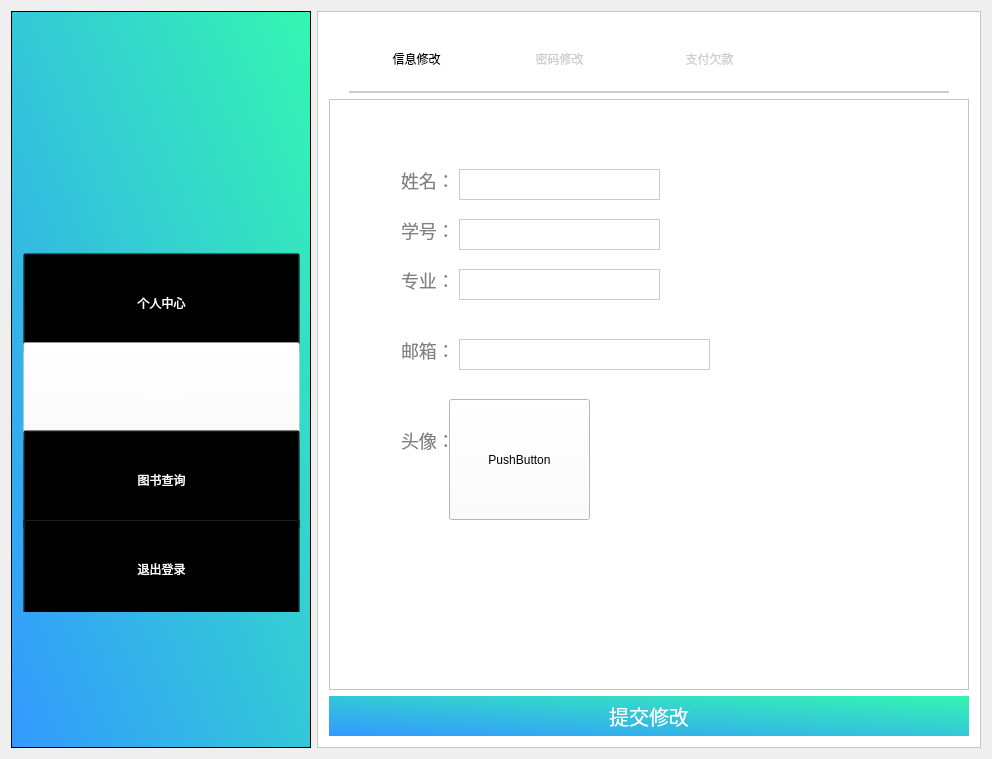
<?xml version="1.0" encoding="UTF-8"?>
<ui version="4.0">
 <class>student_update</class>
 <widget class="QWidget" name="student_update">
  <property name="geometry">
   <rect>
    <x>0</x>
    <y>0</y>
    <width>992</width>
    <height>759</height>
   </rect>
  </property>
  <property name="windowTitle">
   <string>student_update</string>
  </property>
  <layout class="QHBoxLayout" name="horizontalLayout">
   <item>
    <widget class="QFrame" name="frame">
     <property name="sizePolicy">
      <sizepolicy hsizetype="Fixed" vsizetype="Expanding">
       <horstretch>0</horstretch>
       <verstretch>0</verstretch>
      </sizepolicy>
     </property>
     <property name="minimumSize">
      <size>
       <width>300</width>
       <height>700</height>
      </size>
     </property>
     <property name="styleSheet">
      <string notr="true">
background-color: qlineargradient(spread:pad, x1:0, y1:1, x2:1, y2:0, stop:0 rgba(51, 153, 255,1), stop:1 rgba(52, 246, 177,1));</string>
     </property>
     <property name="frameShape">
      <enum>QFrame::StyledPanel</enum>
     </property>
     <property name="frameShadow">
      <enum>QFrame::Raised</enum>
     </property>
     <widget class="QFrame" name="frame_2">
      <property name="geometry">
       <rect>
        <x>70</x>
        <y>30</y>
        <width>171</width>
        <height>176</height>
       </rect>
      </property>
      <property name="minimumSize">
       <size>
        <width>0</width>
        <height>0</height>
       </size>
      </property>
      <property name="baseSize">
       <size>
        <width>0</width>
        <height>100</height>
       </size>
      </property>
      <property name="styleSheet">
       <string notr="true">image: url(:/Library/images/logo2.png);
background:transparent;</string>
      </property>
      <property name="frameShape">
       <enum>QFrame::StyledPanel</enum>
      </property>
      <property name="frameShadow">
       <enum>QFrame::Raised</enum>
      </property>
     </widget>
     <widget class="QFrame" name="frame_8">
      <property name="geometry">
       <rect>
        <x>0</x>
        <y>230</y>
        <width>301</width>
        <height>371</height>
       </rect>
      </property>
      <property name="styleSheet">
       <string notr="true">background:transparent;</string>
      </property>
      <property name="frameShape">
       <enum>QFrame::StyledPanel</enum>
      </property>
      <property name="frameShadow">
       <enum>QFrame::Raised</enum>
      </property>
      <layout class="QVBoxLayout" name="verticalLayout_6">
       <item>
        <layout class="QVBoxLayout" name="verticalLayout">
         <property name="spacing">
          <number>7</number>
         </property>
         <property name="sizeConstraint">
          <enum>QLayout::SetDefaultConstraint</enum>
         </property>
         <item>
          <widget class="QPushButton" name="btnPersonal">
           <property name="minimumSize">
            <size>
             <width>0</width>
             <height>100</height>
            </size>
           </property>
           <property name="styleSheet">
            <string notr="true">font: 12pt &quot;微软雅黑&quot;;
color:white;
background:transparent;
cursor:pointer;</string>
           </property>
           <property name="text">
            <string>个人中心</string>
           </property>
          </widget>
         </item>
         <item>
          <widget class="QPushButton" name="btnInformationchange">
           <property name="minimumSize">
            <size>
             <width>0</width>
             <height>100</height>
            </size>
           </property>
           <property name="styleSheet">
            <string notr="true">font: 12pt &quot;微软雅黑&quot;;
color:white;
background:transparent;
background-color:rgba(255,255,255,0.4);
cursor:pointer;</string>
           </property>
           <property name="text">
            <string>信息修改</string>
           </property>
          </widget>
         </item>
         <item>
          <widget class="QPushButton" name="btnSearchbook">
           <property name="minimumSize">
            <size>
             <width>0</width>
             <height>100</height>
            </size>
           </property>
           <property name="styleSheet">
            <string notr="true">font: 12pt &quot;微软雅黑&quot;;
color:white;
background:transparent;
cursor:pointer;</string>
           </property>
           <property name="text">
            <string>图书查询</string>
           </property>
          </widget>
         </item>
         <item>
          <widget class="QPushButton" name="btnLogout">
           <property name="minimumSize">
            <size>
             <width>0</width>
             <height>100</height>
            </size>
           </property>
           <property name="styleSheet">
            <string notr="true">font: 12pt &quot;微软雅黑&quot;;
color:white;
background:transparent;</string>
           </property>
           <property name="text">
            <string>退出登录</string>
           </property>
          </widget>
         </item>
        </layout>
       </item>
      </layout>
     </widget>
    </widget>
   </item>
   <item>
    <widget class="QFrame" name="frame_3">
     <property name="styleSheet">
      <string notr="true">background:white;</string>
     </property>
     <property name="frameShape">
      <enum>QFrame::StyledPanel</enum>
     </property>
     <property name="frameShadow">
      <enum>QFrame::Raised</enum>
     </property>
     <layout class="QVBoxLayout" name="verticalLayout_2">
      <item>
       <widget class="QFrame" name="frame_4">
        <property name="sizePolicy">
         <sizepolicy hsizetype="Preferred" vsizetype="Maximum">
          <horstretch>0</horstretch>
          <verstretch>0</verstretch>
         </sizepolicy>
        </property>
        <property name="maximumSize">
         <size>
          <width>16777215</width>
          <height>70</height>
         </size>
        </property>
        <property name="styleSheet">
         <string notr="true">border:2px solid #cccccc;
font: 14pt &quot;微软雅黑&quot;;
border-top:0;
border-left:0;
border-right:0;
margin-left:20px;
margin-right:20px;</string>
        </property>
        <property name="frameShape">
         <enum>QFrame::StyledPanel</enum>
        </property>
        <property name="frameShadow">
         <enum>QFrame::Raised</enum>
        </property>
        <widget class="QPushButton" name="pushButton">
         <property name="geometry">
          <rect>
           <x>22</x>
           <y>10</y>
           <width>131</width>
           <height>51</height>
          </rect>
         </property>
         <property name="styleSheet">
          <string notr="true">border:none;
</string>
         </property>
         <property name="text">
          <string>信息修改</string>
         </property>
        </widget>
        <widget class="QPushButton" name="pushButton_2">
         <property name="geometry">
          <rect>
           <x>160</x>
           <y>10</y>
           <width>141</width>
           <height>51</height>
          </rect>
         </property>
         <property name="styleSheet">
          <string notr="true">border:none;
color:#CCCCCC;
font-family:&quot;微软雅黑&quot;;</string>
         </property>
         <property name="text">
          <string>密码修改</string>
         </property>
        </widget>
        <widget class="QPushButton" name="pushButton_3">
         <property name="geometry">
          <rect>
           <x>310</x>
           <y>10</y>
           <width>141</width>
           <height>51</height>
          </rect>
         </property>
         <property name="styleSheet">
          <string notr="true">border:none;
color:#CCCCCC;
font-family:&quot;微软雅黑&quot;;</string>
         </property>
         <property name="text">
          <string>支付欠款</string>
         </property>
        </widget>
       </widget>
      </item>
      <item>
       <widget class="QFrame" name="frame_5">
        <property name="frameShape">
         <enum>QFrame::StyledPanel</enum>
        </property>
        <property name="frameShadow">
         <enum>QFrame::Raised</enum>
        </property>
        <widget class="QLineEdit" name="lineEdit">
         <property name="geometry">
          <rect>
           <x>70</x>
           <y>70</y>
           <width>61</width>
           <height>31</height>
          </rect>
         </property>
         <property name="styleSheet">
          <string notr="true">color:#808080;
border:none;
font-size:18px;
font-family:&quot;微软雅黑&quot;;
text-align:left;</string>
         </property>
         <property name="text">
          <string>姓名：</string>
         </property>
        </widget>
        <widget class="QLineEdit" name="lineEdit_2">
         <property name="geometry">
          <rect>
           <x>70</x>
           <y>120</y>
           <width>61</width>
           <height>31</height>
          </rect>
         </property>
         <property name="styleSheet">
          <string notr="true">color:#808080;
border:none;
font-size:18px;
font-family:&quot;微软雅黑&quot;;
text-align:left;</string>
         </property>
         <property name="text">
          <string>学号：</string>
         </property>
        </widget>
        <widget class="QLineEdit" name="lineEdit_3">
         <property name="geometry">
          <rect>
           <x>70</x>
           <y>170</y>
           <width>61</width>
           <height>31</height>
          </rect>
         </property>
         <property name="styleSheet">
          <string notr="true">color:#808080;
border:none;
font-size:18px;
font-family:&quot;微软雅黑&quot;;
text-align:left;</string>
         </property>
         <property name="text">
          <string>专业：</string>
         </property>
        </widget>
        <widget class="QLineEdit" name="lineEdit_5">
         <property name="geometry">
          <rect>
           <x>70</x>
           <y>240</y>
           <width>61</width>
           <height>31</height>
          </rect>
         </property>
         <property name="styleSheet">
          <string notr="true">color:#808080;
border:none;
font-size:18px;
font-family:&quot;微软雅黑&quot;;
text-align:left;</string>
         </property>
         <property name="text">
          <string>邮箱：</string>
         </property>
        </widget>
        <widget class="QLineEdit" name="lineEdit_6">
         <property name="geometry">
          <rect>
           <x>70</x>
           <y>330</y>
           <width>61</width>
           <height>31</height>
          </rect>
         </property>
         <property name="styleSheet">
          <string notr="true">color:#808080;
border:none;
font-size:18px;
font-family:&quot;微软雅黑&quot;;
text-align:left;</string>
         </property>
         <property name="text">
          <string>头像：</string>
         </property>
        </widget>
        <widget class="QLineEdit" name="lineEdit_7">
         <property name="geometry">
          <rect>
           <x>130</x>
           <y>70</y>
           <width>201</width>
           <height>31</height>
          </rect>
         </property>
         <property name="styleSheet">
          <string notr="true">border:1px solid #cccccc;
font-size:18px;
font-family:&quot;微软雅黑&quot;;
text-align:left;</string>
         </property>
         <property name="text">
          <string/>
         </property>
        </widget>
        <widget class="QLineEdit" name="lineEdit_8">
         <property name="geometry">
          <rect>
           <x>130</x>
           <y>120</y>
           <width>201</width>
           <height>31</height>
          </rect>
         </property>
         <property name="styleSheet">
          <string notr="true">color:#808080;
border:1px solid #cccccc;
font-size:18px;
font-family:&quot;微软雅黑&quot;;
text-align:left;</string>
         </property>
        </widget>
        <widget class="QLineEdit" name="lineEdit_9">
         <property name="geometry">
          <rect>
           <x>130</x>
           <y>170</y>
           <width>201</width>
           <height>31</height>
          </rect>
         </property>
         <property name="styleSheet">
          <string notr="true">color:#808080;
border:1px solid #cccccc;
font-size:18px;
font-family:&quot;微软雅黑&quot;;
text-align:left;</string>
         </property>
        </widget>
        <widget class="QLineEdit" name="lineEdit_10">
         <property name="geometry">
          <rect>
           <x>130</x>
           <y>240</y>
           <width>251</width>
           <height>31</height>
          </rect>
         </property>
         <property name="styleSheet">
          <string notr="true">color:#808080;
border:1px solid #cccccc;
font-size:18px;
font-family:&quot;微软雅黑&quot;;
text-align:left;</string>
         </property>
        </widget>
        <widget class="QPushButton" name="btnHeadIcon">
         <property name="geometry">
          <rect>
           <x>120</x>
           <y>300</y>
           <width>141</width>
           <height>121</height>
          </rect>
         </property>
         <property name="text">
          <string>PushButton</string>
         </property>
        </widget>
       </widget>
      </item>
      <item>
       <widget class="QPushButton" name="pushButton_4">
        <property name="sizePolicy">
         <sizepolicy hsizetype="Expanding" vsizetype="Fixed">
          <horstretch>0</horstretch>
          <verstretch>0</verstretch>
         </sizepolicy>
        </property>
        <property name="styleSheet">
         <string notr="true">color:white;
border:none;
font-size:20px;
font-family:&quot;微软雅黑&quot;;
background-color: qlineargradient(spread:pad, x1:0, y1:1, x2:1, y2:0, stop:0 rgba(51, 153, 255,1), stop:1 rgba(52, 246, 177,1));
padding-top:5;
padding-bottom:5;</string>
        </property>
        <property name="text">
         <string>提交修改</string>
        </property>
       </widget>
      </item>
     </layout>
    </widget>
   </item>
  </layout>
 </widget>
 <layoutdefault spacing="6" margin="11"/>
 <resources>
  <include location="library.qrc"/>
 </resources>
 <connections/>
</ui>
